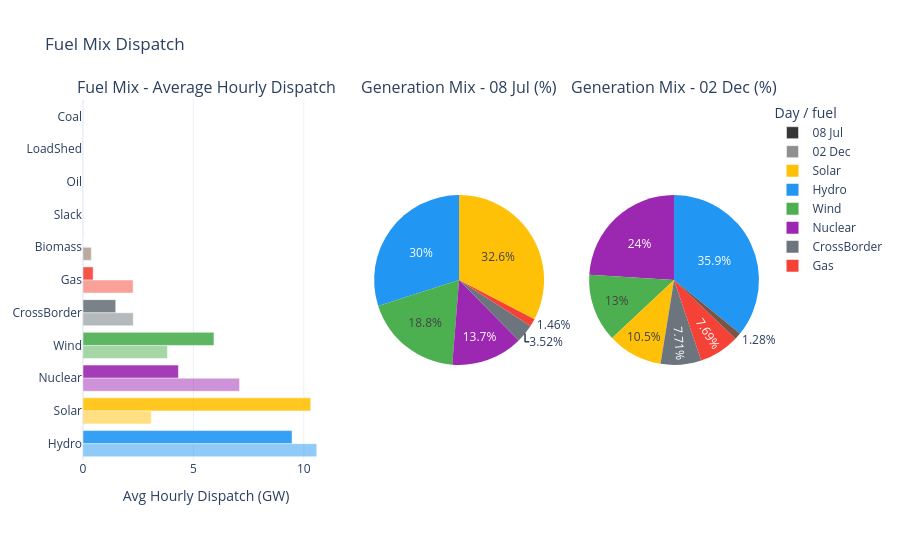

The code cell stored with this chart in its notebook:
### Markdown cell above
## Fuel Mix Dispatch

### Code cell
# Average hourly dispatch per fuel, per day
avg_fuel = (fuel_df.groupby(['date', 'fuel'])['dispatch_mw']
            .mean().reset_index())

days = sorted(avg_fuel['date'].unique())
fuel_ord = (avg_fuel.groupby('fuel')['dispatch_mw'].sum()
            .sort_values(ascending=True).index.tolist())

specs = [[{'type': 'bar'}] + [{'type': 'domain'} for _ in days]]
fig = make_subplots(
    rows=1, cols=1 + len(days), specs=specs,
    column_widths=[0.42] + [0.29] * len(days),
    subplot_titles=['Fuel Mix - Average Hourly Dispatch'] +
                   [f"Generation Mix - {pd.Timestamp(day).strftime('%d %b')} (%)" for day in days],
)

for i, day in enumerate(days):
    vals = [avg_fuel[(avg_fuel['date'] == day) & (avg_fuel['fuel'] == f)]['dispatch_mw'].sum() / 1e3
            for f in fuel_ord]
    fig.add_trace(
        go.Bar(
            y=fuel_ord, x=vals, orientation='h',
            marker_color=[FUEL_COLORS.get(f, '#90A4AE') for f in fuel_ord],
            opacity=0.9 if i == 0 else 0.5,
            name=pd.Timestamp(day).strftime('%d %b'),
            hovertemplate='Fuel: %{y}<br>Avg dispatch: %{x:.2f} GW<extra>%{fullData.name}</extra>',
            showlegend=True,
        ),
        row=1, col=1,
    )

pie_fuel_order = (fuel_df.groupby('fuel')['dispatch_mw'].sum()
                  .reset_index().query('dispatch_mw > 1')
                  .sort_values('dispatch_mw', ascending=False)['fuel'].tolist())

for j, day in enumerate(days, start=2):
    day_total = (fuel_df[fuel_df['date'] == day]
                 .groupby('fuel')['dispatch_mw'].sum()
                 .reindex(pie_fuel_order, fill_value=0)
                 .reset_index().rename(columns={'index': 'fuel'})
                 .query('dispatch_mw > 1'))
    fig.add_trace(
        go.Pie(
            labels=day_total['fuel'], values=day_total['dispatch_mw'],
            marker_colors=[FUEL_COLORS.get(f, '#90A4AE') for f in day_total['fuel']],
            textinfo='percent', hovertemplate='%{label}<br>%{value:,.0f} MWh<br>%{percent}<extra></extra>',
            showlegend=(j == 2),
        ),
        row=1, col=j,
    )

fig.update_layout(
    height=560, barmode='group', title='Fuel Mix Dispatch',
    legend_title_text='Day / fuel', margin=dict(l=80, r=30, t=80, b=40),
)
fig.update_xaxes(title_text='Avg Hourly Dispatch (GW)', row=1, col=1)
fig.update_yaxes(autorange='reversed', row=1, col=1)
save_plotly(fig, 'fuel_mix.html')
fig.show()

### Figure 1 — Plotly figure (JSON) as saved in the notebook; plotly's stock layout.template omitted (floating-point values rounded to 4 significant figures)
{"data": [{"hovertemplate": "Fuel: %{y}<br>Avg dispatch: %{x:.2f} GW<extra>%{fullData.name}</extra>", "marker": {"color": ["#212121", "#90A4AE", "#607D8B", "#BDBDBD", "#795548", "#F44336", "#6C757D", "#4CAF50", "#9C27B0", "#FFC107", "#2196F3"]}, "name": "08 Jul", "opacity": 0.9, "orientation": "h", "showlegend": true, "type": "bar", "x": [0, 0, 0, 0, 0, 0.4604, 1.483, 5.931, 4.322, 10.31, 9.468], "xaxis": "x", "y": ["Coal", "LoadShed", "Oil", "Slack", "Biomass", "Gas", "CrossBorder", "Wind", "Nuclear", "Solar", "Hydro"], "yaxis": "y"}, {"hovertemplate": "Fuel: %{y}<br>Avg dispatch: %{x:.2f} GW<extra>%{fullData.name}</extra>", "marker": {"color": ["#212121", "#90A4AE", "#607D8B", "#BDBDBD", "#795548", "#F44336", "#6C757D", "#4CAF50", "#9C27B0", "#FFC107", "#2196F3"]}, "name": "02 Dec", "opacity": 0.5, "orientation": "h", "showlegend": true, "type": "bar", "x": [0, 0, 0, 0, 0.3771, 2.27, 2.277, 3.828, 7.088, 3.092, 10.59], "xaxis": "x", "y": ["Coal", "LoadShed", "Oil", "Slack", "Biomass", "Gas", "CrossBorder", "Wind", "Nuclear", "Solar", "Hydro"], "yaxis": "y"}, {"domain": {"x": [0.4307, 0.682], "y": [0, 1]}, "hovertemplate": "%{label}<br>%{value:,.0f} MWh<br>%{percent}<extra></extra>", "labels": ["Hydro", "Solar", "Nuclear", "Wind", "CrossBorder", "Gas"], "marker": {"colors": ["#2196F3", "#FFC107", "#9C27B0", "#4CAF50", "#6C757D", "#F44336"]}, "showlegend": true, "textinfo": "percent", "type": "pie", "values": [227200.0, 247500.0, 103700.0, 142300.0, 26690.0, 11050.0]}, {"domain": {"x": [0.7487, 1.0], "y": [0, 1]}, "hovertemplate": "%{label}<br>%{value:,.0f} MWh<br>%{percent}<extra></extra>", "labels": ["Hydro", "Solar", "Nuclear", "Wind", "CrossBorder", "Gas", "Biomass"], "marker": {"colors": ["#2196F3", "#FFC107", "#9C27B0", "#4CAF50", "#6C757D", "#F44336", "#795548"]}, "showlegend": false, "textinfo": "percent", "type": "pie", "values": [254100.0, 74210.0, 170100.0, 91880.0, 54650.0, 54480.0, 9050.0]}], "layout": {"annotations": [{"font": {"size": 16}, "showarrow": false, "text": "Fuel Mix - Average Hourly Dispatch", "x": 0.182, "xanchor": "center", "xref": "paper", "y": 1, "yanchor": "bottom", "yref": "paper"}, {"font": {"size": 16}, "showarrow": false, "text": "Generation Mix - 08 Jul (%)", "x": 0.5563, "xanchor": "center", "xref": "paper", "y": 1, "yanchor": "bottom", "yref": "paper"}, {"font": {"size": 16}, "showarrow": false, "text": "Generation Mix - 02 Dec (%)", "x": 0.8743, "xanchor": "center", "xref": "paper", "y": 1, "yanchor": "bottom", "yref": "paper"}], "barmode": "group", "height": 560, "legend": {"title": {"text": "Day / fuel"}}, "margin": {"b": 40, "l": 80, "r": 30, "t": 80}, "title": {"text": "Fuel Mix Dispatch"}, "xaxis": {"anchor": "y", "domain": [0, 0.364], "title": {"text": "Avg Hourly Dispatch (GW)"}}, "yaxis": {"anchor": "x", "autorange": "reversed", "domain": [0, 1]}}}
